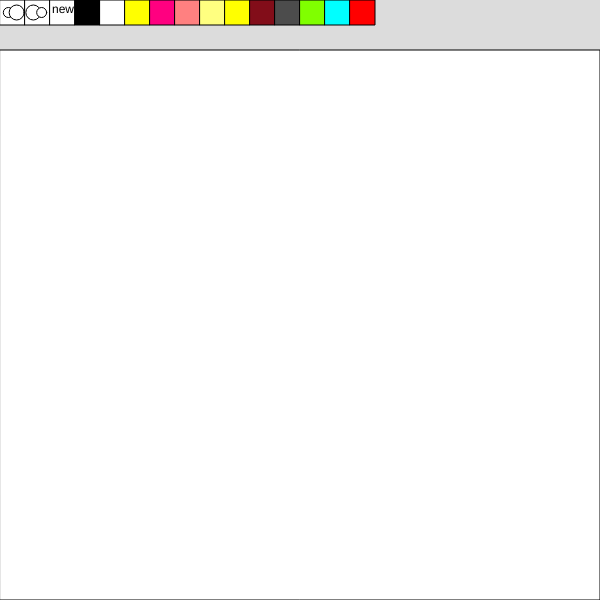
Frame 1 (no input)
Frame 60 (no input): identical to frame 1, image omitted
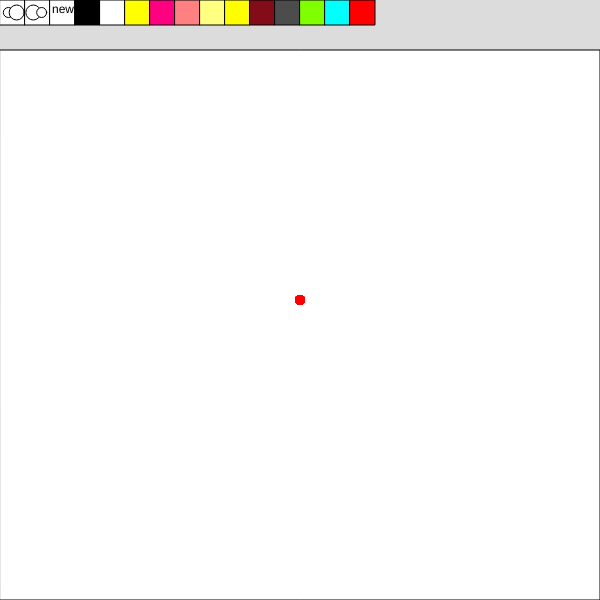
Frame 120 (the mouse pressed at the canvas centre since frame 60)

The p5.js sketch that drew these frames (run headless with seeded random() and noise() and a simulated clock; from frame 60 on, the mouse is pressed at the canvas centre):

// p5.js sketch
// ── sketch.js
var margenX,margenY,sizeX,sizeY;

var tamañoPin;
let colorPin;
let coloresR=[];
let coloresG=[];
let coloresB=[];

function setup() {  
  sizeX=600;
  sizeY=600;
  createCanvas(sizeX, sizeY);
  background(220);
  margenX=0;
  margenY=50;
  tamañoPin=10;
  colorPin=color(255,0,0);
  coloresR = [0, 255, 255, 255, 255, 255, 255, 130, 76,128,0,255];
  coloresG = [0, 255, 255, 0, 128, 255, 255, 13, 76,255,255,0];
  coloresB = [0, 255, 0, 128, 128, 128, 0, 25, 76,0,255,0];
  rect(margenX,margenY,sizeX-margenX,sizeY-margenY);

  
  botones();
  
}

function draw() {
  pincel();
  
}

function pincel(){
  stroke(colorPin);
  if (mouseIsPressed === true) {
    if(mouseX>margenX && mouseY>margenY&& pmouseX>margenX && pmouseY>margenY) {
      strokeWeight(tamañoPin);
      line(mouseX, mouseY, pmouseX, pmouseY);
      strokeWeight(1);
    }
    
    if(mouseY<margenY/2){
        
      switch((int)(mouseX/(margenY/2))){
        case 1:
          tamañoPin--;
          if(tamañoPin<1)tamañoPin=1;
          break;
        case 0:
          tamañoPin++;
          if(tamañoPin>20)tamañoPin=20;
          break;
        case 2:
          fill(255);
          stroke(0);
          rect(margenX,margenY,sizeX-margenX,sizeY-margenY);
          break;
        case 3:
          colorPin=color(coloresR[(int)(mouseX/(margenY/2))-3],coloresG[(int)(mouseX/(margenY/2))-3],coloresB[(int)(mouseX/(margenY/2))-3]);
          break;
          case 4:
          colorPin=color(coloresR[(int)(mouseX/(margenY/2))-3],coloresG[(int)(mouseX/(margenY/2))-3],coloresB[(int)(mouseX/(margenY/2))-3]);
          break;
          case 5:
          colorPin=color(coloresR[(int)(mouseX/(margenY/2))-3],coloresG[(int)(mouseX/(margenY/2))-3],coloresB[(int)(mouseX/(margenY/2))-3]);
          break;
          case 6:
          colorPin=color(coloresR[(int)(mouseX/(margenY/2))-3],coloresG[(int)(mouseX/(margenY/2))-3],coloresB[(int)(mouseX/(margenY/2))-3]);
          break;
          case 7:
          colorPin=color(coloresR[(int)(mouseX/(margenY/2))-3],coloresG[(int)(mouseX/(margenY/2))-3],coloresB[(int)(mouseX/(margenY/2))-3]);
          break;
          case 8:
          colorPin=color(coloresR[(int)(mouseX/(margenY/2))-3],coloresG[(int)(mouseX/(margenY/2))-3],coloresB[(int)(mouseX/(margenY/2))-3]);
          break;
          case 9:
          colorPin=color(coloresR[(int)(mouseX/(margenY/2))-3],coloresG[(int)(mouseX/(margenY/2))-3],coloresB[(int)(mouseX/(margenY/2))-3]);
          break;
          case 10:
          colorPin=color(coloresR[(int)(mouseX/(margenY/2))-3],coloresG[(int)(mouseX/(margenY/2))-3],coloresB[(int)(mouseX/(margenY/2))-3]);
          break;
          case 11:
          colorPin=color(coloresR[(int)(mouseX/(margenY/2))-3],coloresG[(int)(mouseX/(margenY/2))-3],coloresB[(int)(mouseX/(margenY/2))-3]);
          break;
          case 12:
          colorPin=color(coloresR[(int)(mouseX/(margenY/2))-3],coloresG[(int)(mouseX/(margenY/2))-3],coloresB[(int)(mouseX/(margenY/2))-3]);
          break;
          case 13:
          colorPin=color(coloresR[(int)(mouseX/(margenY/2))-3],coloresG[(int)(mouseX/(margenY/2))-3],coloresB[(int)(mouseX/(margenY/2))-3]);
          break;
          case 14:
          colorPin=color(coloresR[(int)(mouseX/(margenY/2))-3],coloresG[(int)(mouseX/(margenY/2))-3],coloresB[(int)(mouseX/(margenY/2))-3]);
          break;
      }
    }
  }
}

function botones(){
  rect(0,0,margenY/2,margenY/2);
  circle(margenY/6,margenY/4,10);
  circle(margenY*2/6,margenY/4,15);
  rect(margenY/2,0,margenY/2,margenY/2);
  circle(margenY/6+margenY/2,margenY/4,15);
  circle(margenY*2/6+margenY/2,margenY/4,10);
  rect(margenY/2*2,0,margenY/2,margenY/2);
  text("new",margenY/2*2+2,margenY/4);
  for(var i = 3;i<15;i++){//24
    fill(coloresR[i-3],coloresG[i-3],coloresB[i-3]);
    rect(margenY/2*i,0,margenY/2,margenY/2);
    
  }
}
